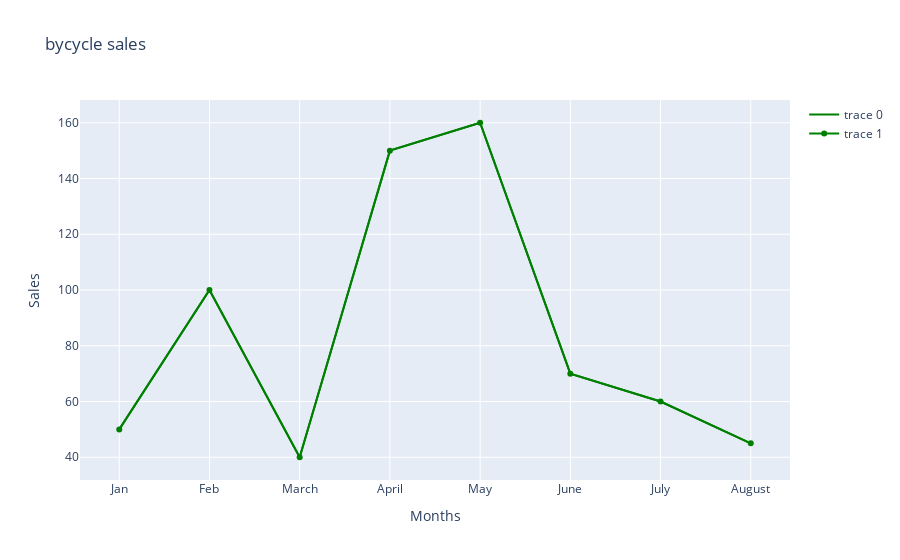

Notebook code for this chart:
### Code cell
fig.update_layout(title='bycycle sales', xaxis_title='Months', yaxis_title='Sales')

### Figure 1 — Plotly figure (JSON) as saved in the notebook; plotly's stock layout.template omitted (floating-point values rounded to 4 significant figures)
{"data": [{"marker": {"color": "green"}, "mode": "lines", "type": "scatter", "x": ["Jan", "Feb", "March", "April", "May", "June", "July", "August"], "y": [50, 100, 40, 150, 160, 70, 60, 45]}, {"marker": {"color": "green"}, "mode": "lines+markers", "type": "scatter", "x": ["Jan", "Feb", "March", "April", "May", "June", "July", "August"], "y": [50, 100, 40, 150, 160, 70, 60, 45]}], "layout": {"title": {"text": "bycycle sales"}, "xaxis": {"title": {"text": "Months"}}, "yaxis": {"title": {"text": "Sales"}}}}
